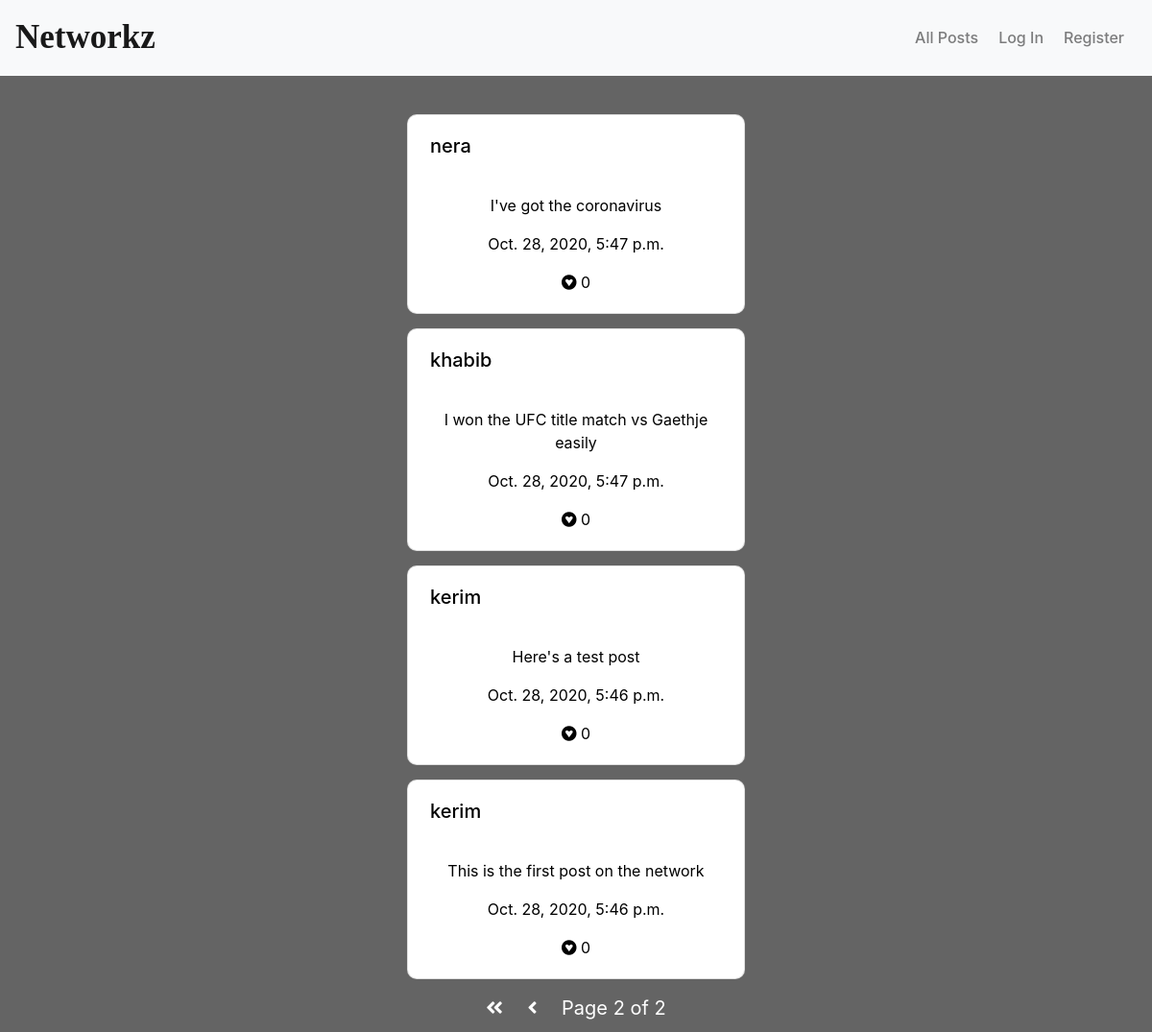
Screenshot of /?page=2 with the database file from the repository.
### network/models.py (models this page shows, shortened)
class User(AbstractUser):
    pass

class Post(models.Model):
    content = models.TextField()
    time_posted = models.DateTimeField(auto_now_add=True)
    likes = models.IntegerField(default=0)
    user = models.ForeignKey("User", on_delete=models.CASCADE,
                             related_name="posts")

### network/views.py (the view)
# urls.py: path("", views.index, name="index"),
def index(request):
    posts = Post.objects.order_by('-time_posted')
    if request.user.is_authenticated:
        annotated_posts = [{"id": post.id, "content": post.content, "time_posted": post.time_posted,
                    "user": post.user, "likes": post.likes, "liked": post.user_like(request.user)} for post in posts]
    else:
        annotated_posts = [{"id": post.id, "content": post.content, "time_posted": post.time_posted,
                            "user": post.user, "likes": post.likes, "liked": False} for post in posts]
    paginator = Paginator(annotated_posts, 10)
    page_number = request.GET.get('page', 1)
    page_obj = paginator.get_page(page_number)
    return render(request, "network/index.html", {'page_obj': page_obj})

### network/templates/network/index.html (shortened to what this page needs)
{% extends "network/layout.html" %} {% block body %}
<div class="all-posts container">
  <div id="posts">
    {% if page_obj %} {% for post in page_obj %}
    <div
      class="card"
      style="width: 22rem; margin-left: auto; margin-right: auto"
      id="d{{ post.id }}"
    >
      <div class="card-body">
        <div class="card-headers">
          <h5 class="card-title">
            {% if user.is_authenticated %}
            <a href="{% url 'profile' post.user.id %}"
              >{{ post.user.username }}</a
            >
            {% else %}
            <p>{{ post.user.username }}</p>
            {% endif %}
          </h5>
        </div>
        <p class="card-text" id="post-content">{{ post.content }}</p>
        <p class="card-text">{{ post.time_posted }}</p>
        <p class="card-text" id="p{{ post.id }}p">
          <i class="fab fa-gratipay"></i> {{ post.likes }}
        </p>
      </div>
    </div>
    {% endfor %} {% endif %}
  </div>
  {% if page_obj %}
  <footer>
    <div class="pagination">
      <span class="step-links">
        {% if page_obj.has_previous %}
        <a href="?page=1"><i class="fas fa-angle-double-left"></i></a>
        <a href="?page={{ page_obj.previous_page_number }}"
          ><i class="fas fa-angle-left"></i
        ></a>
        {% endif %}
        <span class="current">
          Page {{ page_obj.number }} of {{ page_obj.paginator.num_pages }}
        </span>
      </span>
    </div>
  </footer>
  {% endif %}
</div>
{% endblock %}

### network/static/network/styles.css (style rules this page uses)
html { font-family: "Sansita Swashed", cursive; }
.all-posts { margin-left: auto; margin-right: auto; padding: 10px; text-align: center; }
.card { margin-top: 15px; margin-bottom: 15px; }
.pagination { font-size: 20px; position: relative; justify-content: center; align-items: center; }
.current { margin-right: 10px; margin-left: 10px; }
.pagination .fas { margin-left: 10px; margin-right: 10px; color: white; }
.card { color: black; border-radius: 10px; }
.card-headers { display: inline-flex; text-align: none; min-width: 19rem; justify-content: space-between; margin-bottom: 10px; }
.card-title { text-align: left; }
#posts { padding-top: 15px; }

### rows the page displays
User: user.username "nera", content "I've got the coronavirus", time_posted "Oct. 28, 2020, 5:47 p.m.", likes "0"
User: user.username "khabib", content "I won the UFC title match vs Gaethje easily", time_posted "Oct. 28, 2020, 5:47 p.m.", likes "0"
User: user.username "kerim", content "Here's a test post", time_posted "Oct. 28, 2020, 5:46 p.m.", likes "0", content "This is the first post on the network"

### other values shown
{{ page_obj.number }} "2"
{{ page_obj.paginator.num_pages }} "2"
